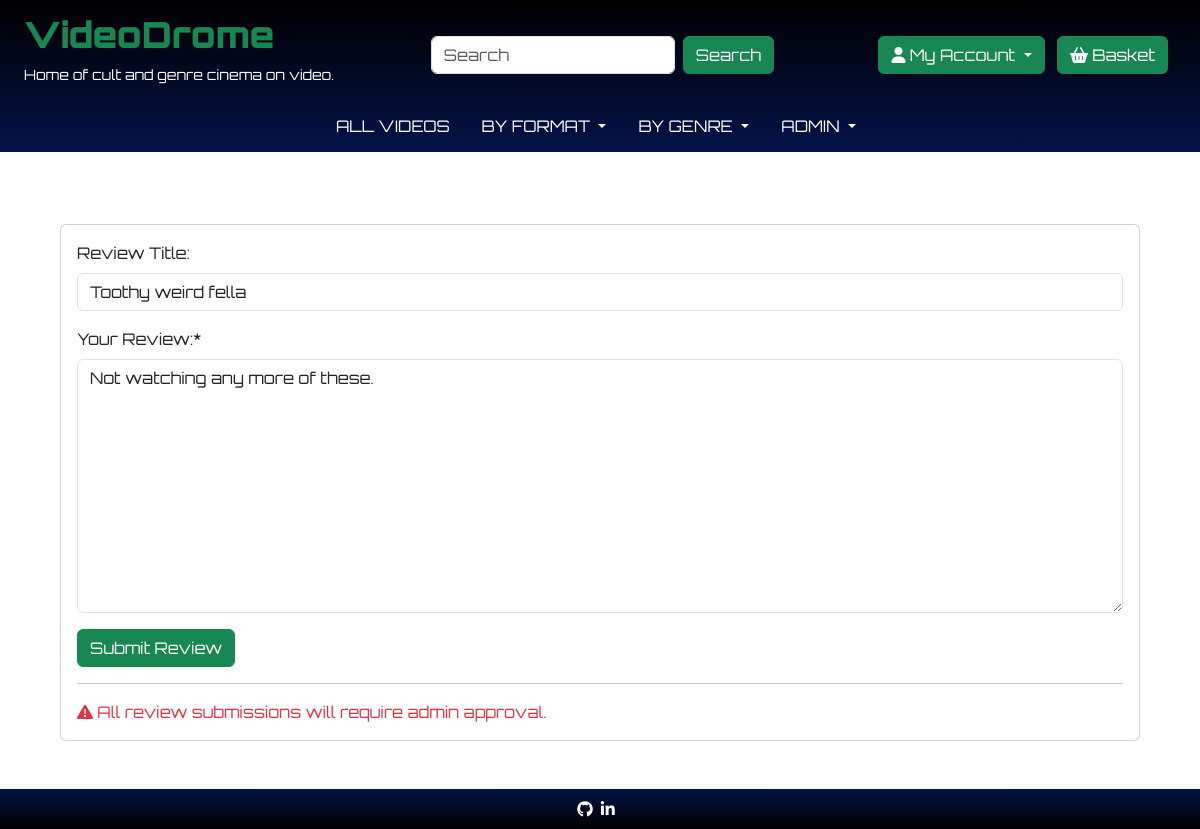
Page /videos/review/blood-for-dracula-dvd/2 (signed in) on the committed database.
### videos/models.py (models this page shows, shortened)
class UserReview(models.Model):
    video = models.ForeignKey(
    Video,
    on_delete=models.CASCADE,
    related_name="reviews"
    )
    title = models.CharField(max_length=250, blank=True)
    content = models.TextField()
    author = models.ForeignKey(
        User,
        on_delete=models.CASCADE,
        related_name="reviewer"
    )
    approved = models.BooleanField(default=False)
    created_on = models.DateTimeField(auto_now_add=True)
    updated_on = models.DateTimeField(auto_now=True)

### videos/views.py (the view)
# urls.py: path('review/<slug:slug>/<review_id>', views.update_review, name='update_review'),
def update_review(request, slug, review_id):
    video = get_object_or_404(Video, slug=slug)
    review = get_object_or_404(UserReview, id=review_id)
    if request.method == 'POST':
        review_form = ReviewForm(data=request.POST, instance=review)
        if review_form.is_valid() and review.author == request.user:
            review = review_form.save(commit=False)
            review.video = video
            review.approved = False
            review.save()
            messages.add_message(request, messages.SUCCESS, f"Review edit submitted. Awaiting admin approval.")
            review_form = ReviewForm()
            return HttpResponseRedirect(reverse('video_detail', args=[slug]))
        else:
            messages.add_message(request, messages.ERROR, f"Review failed to submit. Please check form.")
    else:
        review_form = ReviewForm(instance=review)
    context = {
        "video": video,
        "review_form": review_form,
    }
    return render(request, "videos/create_review.html", context)

### videos/forms.py
class ReviewForm(forms.ModelForm):
    class Meta:
        model = UserReview
        fields = ('title', 'content',)
        labels = {
            "title": "Review Title:",
            "content": "Your Review:",
        }

### basket/contexts.py (called while the page is built, shortened)
def in_basket(request):
    basket_items = []
    total = 0
    video_count = 0
    basket = request.session.get('basket', {})
    if total < settings.FREE_DELIVERY_THRESHOLD:
        delivery = total * Decimal(settings.STANDARD_DELIVERY_PERCENTAGE / 100)
        free_delivery_delta = settings.FREE_DELIVERY_THRESHOLD - total
    else:
        delivery = 0
        free_delivery_delta = 0
    grand_total = delivery + total
    context = {
        'basket_items': basket_items,
        'total': total,
        'video_count': video_count,
        'delivery': delivery,
        'free_delivery_delta': free_delivery_delta,
        'free_delivery_threshold': settings.FREE_DELIVERY_THRESHOLD,
        'grand_total': grand_total,
    }
    return context

### videos/contexts.py (called while the page is built)
def genre_list(request):
    genre_list = Genre.objects.all()
    context = {
        'genre_list': genre_list,
    }
    return context

### videos/templates/videos/create_review.html (shortened to what this page needs)
{% extends 'base.html' %} {% block content %}
{% load static %}
{% load crispy_forms_tags %}
<div class="container-fluid">
    <div class="row p-xl-5">
        <div class="col">
            <div class="card">
                <div class="card-body">
                    {% if user.is_authenticated %}
                    <form id="review_form" method="post" enctype="multipart/form-data">
                        {{ review_form | crispy }}
                        <button type="submit" class="btn btn-success">
                            Submit Review
                        </button>
                    </form>
                    <hr>
                    <div class="text-danger">
                        <i class="fa-solid fa-triangle-exclamation"></i>
                        All review submissions will require admin approval.
                    </div>
                    {% else %}
                    <div class="alert" role="alert">
                        <i class="fa-solid fa-triangle-exclamation"></i>
                        Please log in to write a review!
                    </div>
                    {% endif %}
                </div>
            </div>
        </div>
    </div>
</div>
{% endblock %}

### static/css/style.css (style rules this page uses)
body { min-height: 100vh; color: #041348; font-family: "Orbitron", sans-serif; font-optical-sizing: auto; font-weight: 400; font-style: normal; font-size: 1rem; }

### rows in the picture
UserReview: title "Toothy weird fella", content "Not watching any more of these."
